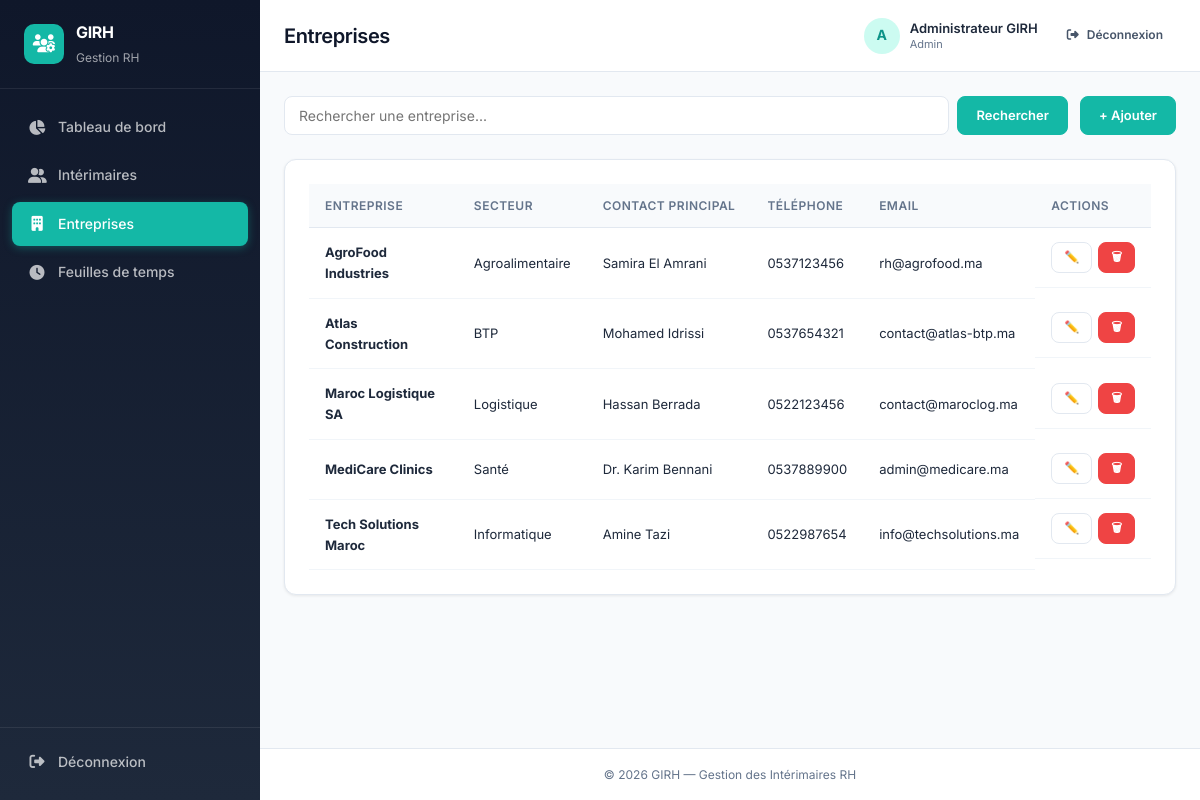
/entreprises.php (signed in), run on the app's committed database.
### tables this page shows
CREATE TABLE IF NOT EXISTS entreprises (
    id INT AUTO_INCREMENT PRIMARY KEY,
    nom_entreprise VARCHAR(200) NOT NULL,
    secteur_activite VARCHAR(100) NOT NULL,
    adresse TEXT,
    telephone VARCHAR(20),
    email VARCHAR(150),
    contact_principal VARCHAR(150),
    created_at TIMESTAMP DEFAULT CURRENT_TIMESTAMP
);

### php/config.php (called while the page is built, shortened)
<?php
function e(?string $value): string
{
    return htmlspecialchars($value ?? '', ENT_QUOTES, 'UTF-8');
}

### php/entreprises.php (called while the page is built, shortened)
<?php
require_once __DIR__ . '/config.php';
function getAllEntreprises(?string $search = null): array
{
    $pdo = getPDO();
    $sql = 'SELECT * FROM entreprises WHERE 1=1';
    $params = [];
    $sql .= ' ORDER BY nom_entreprise ASC';
    $stmt = $pdo->prepare($sql);
    $stmt->execute($params);
    return $stmt->fetchAll();
}

### entreprises.php (the view, shortened to what this page needs)
<?php
require_once __DIR__ . '/php/entreprises.php';
$search = trim($_GET['search'] ?? '');
$entreprises = getAllEntreprises($search ?: null);
include __DIR__ . '/includes/header.php';
?>
<div class="page-actions">
    <form method="GET" class="search-form">
        <input type="text" name="search" class="form-control" placeholder="Rechercher une entreprise..."
               value="<?= e($search) ?>">
        <button type="submit" class="btn btn-primary">Rechercher</button>
    </form>
    <a href="entreprise_ajouter.php" class="btn btn-primary">+ Ajouter</a>
</div>
<div class="card">
    <div class="card-body table-responsive">
        <table class="table">
            <thead>
                <tr>
                    <th>Entreprise</th>
                    <th>Secteur</th>
                    <th>Contact principal</th>
                    <th>Téléphone</th>
                    <th>Email</th>
                    <th>Actions</th>
                </tr>
            </thead>
            <tbody>
                <?php if (empty($entreprises)): ?>
                    <tr><td colspan="6" class="text-center">Aucune entreprise trouvée.</td></tr>
                <?php else: ?>
                    <?php foreach ($entreprises as $ent): ?>
                        <tr>
                            <td><strong><?= e($ent['nom_entreprise']) ?></strong></td>
                            <td><?= e($ent['secteur_activite']) ?></td>
                            <td><?= e($ent['contact_principal'] ?? '-') ?></td>
                            <td><?= e($ent['telephone'] ?? '-') ?></td>
                            <td><?= e($ent['email'] ?? '-') ?></td>
                            <td class="actions">
                                <a href="entreprise_modifier.php?id=<?= (int) $ent['id'] ?>" class="btn btn-sm btn-outline" title="Modifier">✏️</a>
                                <form method="POST" class="inline-form" onsubmit="return confirm('Supprimer cette entreprise ?');">
                                    <button type="submit" class="btn btn-sm btn-danger" title="Supprimer">🗑</button>
                                </form>
                            </td>
                        </tr>
                    <?php endforeach; ?>
                <?php endif; ?>
            </tbody>
        </table>
    </div>
</div>
<?php include __DIR__ . '/includes/footer.php'; ?>

### css/style.css (style rules this page uses)
:root { --slate-900: #0F172A; --slate-800: #1E293B; --slate-600: #475569; --slate-500: #64748B; --slate-200: #E2E8F0; --slate-100: #F1F5F9; --slate-50: #F8FAFC; --white: #FFFFFF; --accent: #14B8A6; --accent-hover: #0D9488; --accent-light: #CCFBF1; --blue-accent: #0EA5E9; --success: #10B981; --success-bg:#D1FAE5; --warning: #F59E0B; --warning-bg:#FEF3C7; --danger: #EF4444; --danger-bg: #FEE2E2; --sidebar-width: 260px; --topbar-height: 72px; --radius: 12px; --radius-sm: 8px; --shadow: 0 1px 3px rgba(0, 0, 0, 0.08); --shadow-md: 0 4px 16px rgba(15, 23, 42, 0.08); --transition: 0.2s ease; }
* { margin: 0; padding: 0; box-sizing: border-box; }
body { font-family: 'Inter', -apple-system, BlinkMacSystemFont, sans-serif; background: var(--slate-50); color: var(--slate-800); line-height: 1.6; font-size: 14px; -webkit-font-smoothing: antialiased; }
a { color: var(--accent); text-decoration: none; transition: color var(--transition); }
.card { background: var(--white); border-radius: var(--radius); box-shadow: var(--shadow); margin-bottom: 24px; border: 1px solid var(--slate-200); overflow: hidden; }
.card-body { padding: 24px; }
.btn { display: inline-flex; align-items: center; justify-content: center; gap: 8px; padding: 9px 18px; border-radius: var(--radius-sm); font-size: 13px; font-weight: 600; font-family: inherit; border: 1px solid transparent; cursor: pointer; transition: all var(--transition); text-decoration: none; white-space: nowrap; line-height: 1.4; }
.btn-primary { background: var(--accent); color: var(--white); border-color: var(--accent); }
.btn-outline { background: var(--white); color: var(--slate-800); border-color: var(--slate-200); }
.btn-danger { background: var(--danger); color: var(--white); border-color: var(--danger); }
.btn-sm { padding: 6px 12px; font-size: 12px; }
.form-control { width: 100%; padding: 10px 14px; border: 1px solid var(--slate-200); border-radius: var(--radius-sm); font-size: 14px; font-family: inherit; color: var(--slate-800); background: var(--white); transition: border-color var(--transition), box-shadow var(--transition); }
.table-responsive { overflow-x: auto; }
.table { width: 100%; border-collapse: collapse; font-size: 13px; }
.table th { padding: 12px 16px; text-align: left; font-weight: 600; font-size: 12px; text-transform: uppercase; letter-spacing: 0.04em; color: var(--slate-500); background: var(--slate-50); border-bottom: 1px solid var(--slate-200); white-space: nowrap; }
.table td { padding: 14px 16px; border-bottom: 1px solid var(--slate-100); color: var(--slate-800); vertical-align: middle; }
.table tbody tr { transition: background var(--transition); }
.actions { display: flex; gap: 6px; align-items: center; white-space: nowrap; }
.inline-form { display: inline; }
.page-actions { display: flex; flex-wrap: wrap; gap: 12px; justify-content: space-between; align-items: center; margin-bottom: 24px; }
.search-form { display: flex; flex-wrap: wrap; gap: 8px; flex: 1; max-width: 800px; }
.search-form .form-control { flex: 1; min-width: 140px; }

### data on the page
entreprises: nom_entreprise "AgroFood Industries", secteur_activite "Agroalimentaire", contact_principal "Samira El Amrani", telephone "0537123456", email "rh@agrofood.ma"
entreprises: nom_entreprise "Atlas Construction", secteur_activite "BTP", contact_principal "Mohamed Idrissi", telephone "0537654321", email "contact@atlas-btp.ma"
entreprises: nom_entreprise "Maroc Logistique SA", secteur_activite "Logistique", contact_principal "Hassan Berrada", telephone "0522123456", email "contact@maroclog.ma"
entreprises: nom_entreprise "MediCare Clinics", secteur_activite "Santé", contact_principal "Dr. Karim Bennani", telephone "0537889900", email "admin@medicare.ma"
entreprises: nom_entreprise "Tech Solutions Maroc", secteur_activite "Informatique", contact_principal "Amine Tazi", telephone "0522987654", email "info@techsolutions.ma"

### other printed values
APP_NAME "GIRH"
$pageTitle "Entreprises"
substr($currentUser['nom'], 0, 1) "A"
$currentUser['nom'] "Administrateur GIRH"
$currentUser['role'] "Admin"
APP_SUBTITLE "Gestion des Intérimaires RH"
